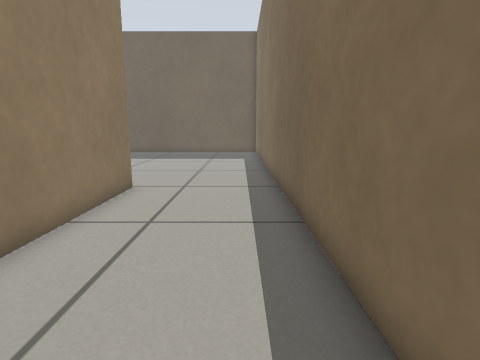
view 1 (above)

16 first-person views from a walk through a Gazebo world. The camera is 0.5 m above the floor, tilts 10° down and sees 80° across. The floor is counted in squares, 0.25 m on a side. Each view is taken from the middle of a square. On the plan, view 1 faces up. The plan holds only what a view shows up to about 16 squares ahead; the rest is blank. The place goes on beyond the plan. Robots are left out.

view 2
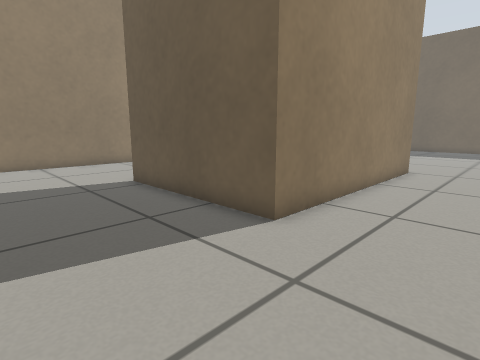

view 3
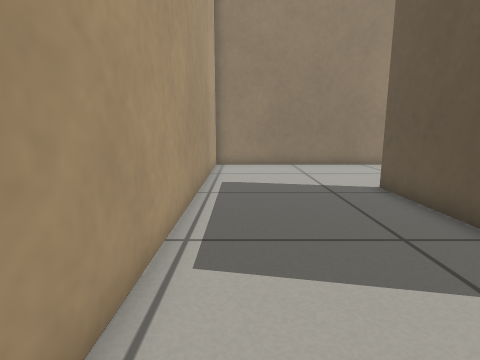

view 4
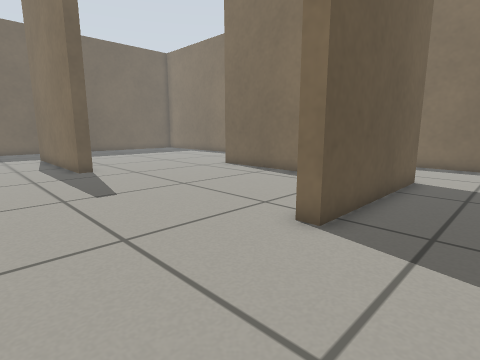

view 5
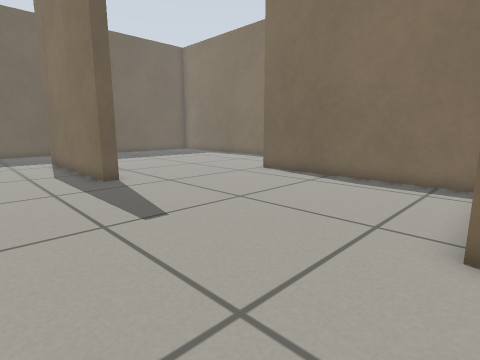

view 6
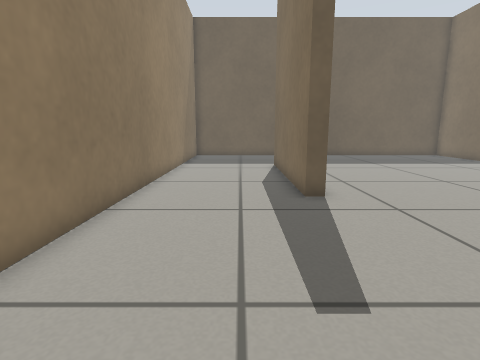

view 7
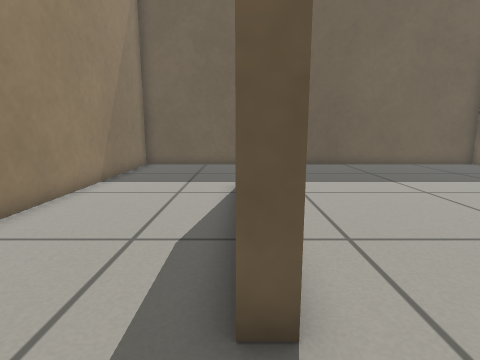

view 8
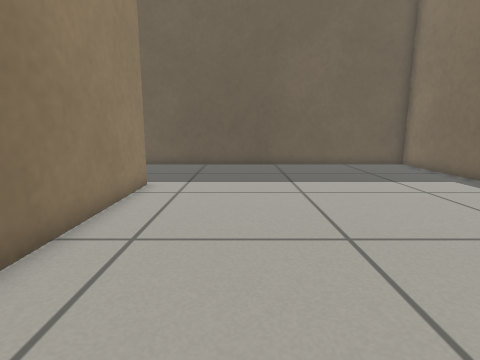

view 9
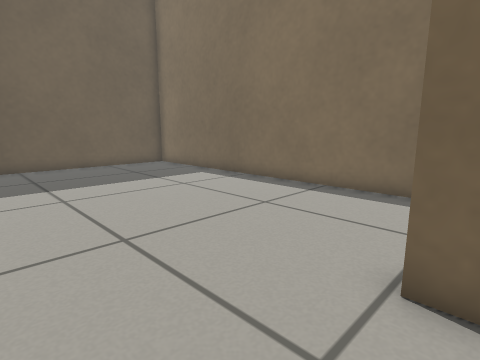

view 10
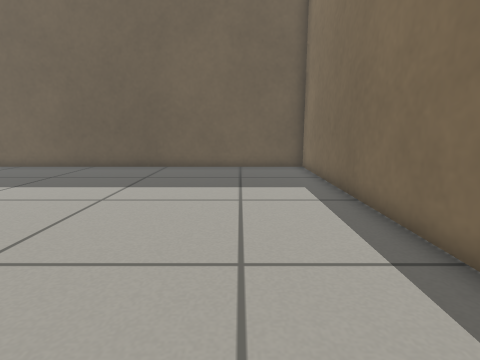

view 11
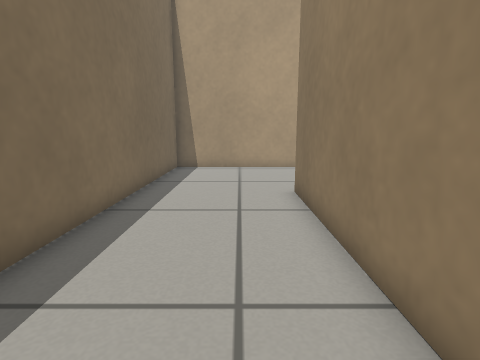

view 12
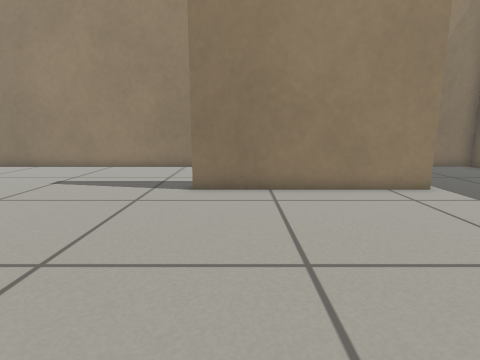

view 13
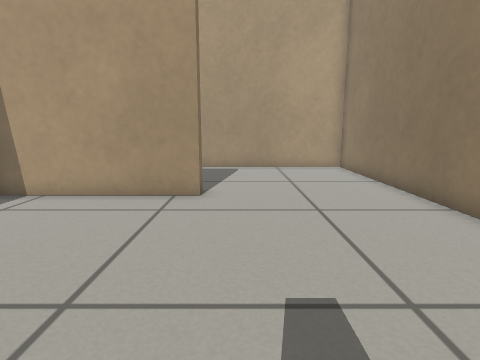

view 14
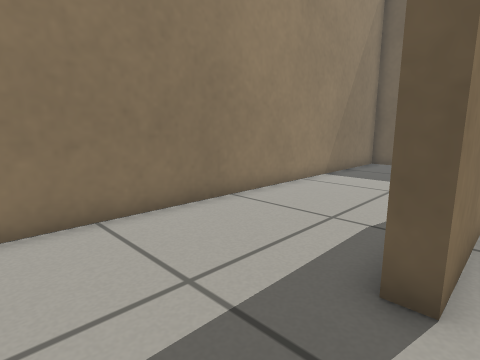

view 15
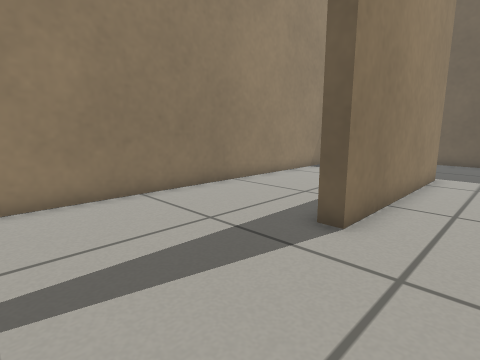

view 16
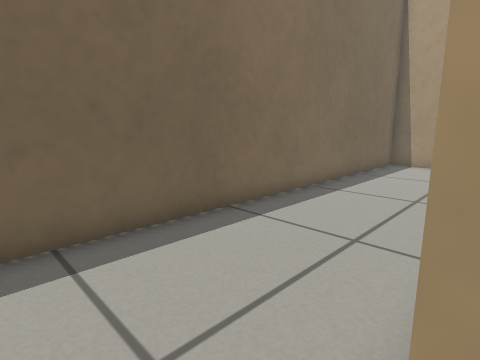

### Floor plan
Points are (right, up) in squares from view 1. A wall is a line through its corners. A room is listed if a view was taken in it or the views show most of it. See-through windows are left out.
Room 1 (views 1, 2, 3, 4, 5, 6, 7, 8, 9, 10, 11, 12, 13, 14, 15, 16)
walls: (-3.8, 9.9) (-3.8, -0.1) (-10.8, -0.1) (-10.8, 0.5) (-4.6, 0.5); (-4.4, 1) (-4.4, 9.9); (-11.4, 19.5) (-11.4, 11.4) (-12, 11.4) (-12, 19.5); (-17.4, 25.4) (-17.4, -6.4) (1.4, -6.4) (1.4, 25.4) (-17.4, 25.4)

Positions as (right, up) in squares from view 1, and headings:
1: (0, 0), facing up
2: (0, -5), facing up-left
3: (-1, -5), facing left
4: (-16, -3), facing up-right
5: (-16, 0), facing up-right
6: (-14, 3), facing up
7: (-12, 9), facing up
8: (-8, 9), facing up
9: (-8, 9), facing up-right
10: (-2, 10), facing up
11: (-2, 9), facing down
12: (-2, 13), facing left
13: (-12, 9), facing down
14: (-11, 8), facing up-left
15: (-9, 6), facing up-left
16: (-4, 11), facing down-right
